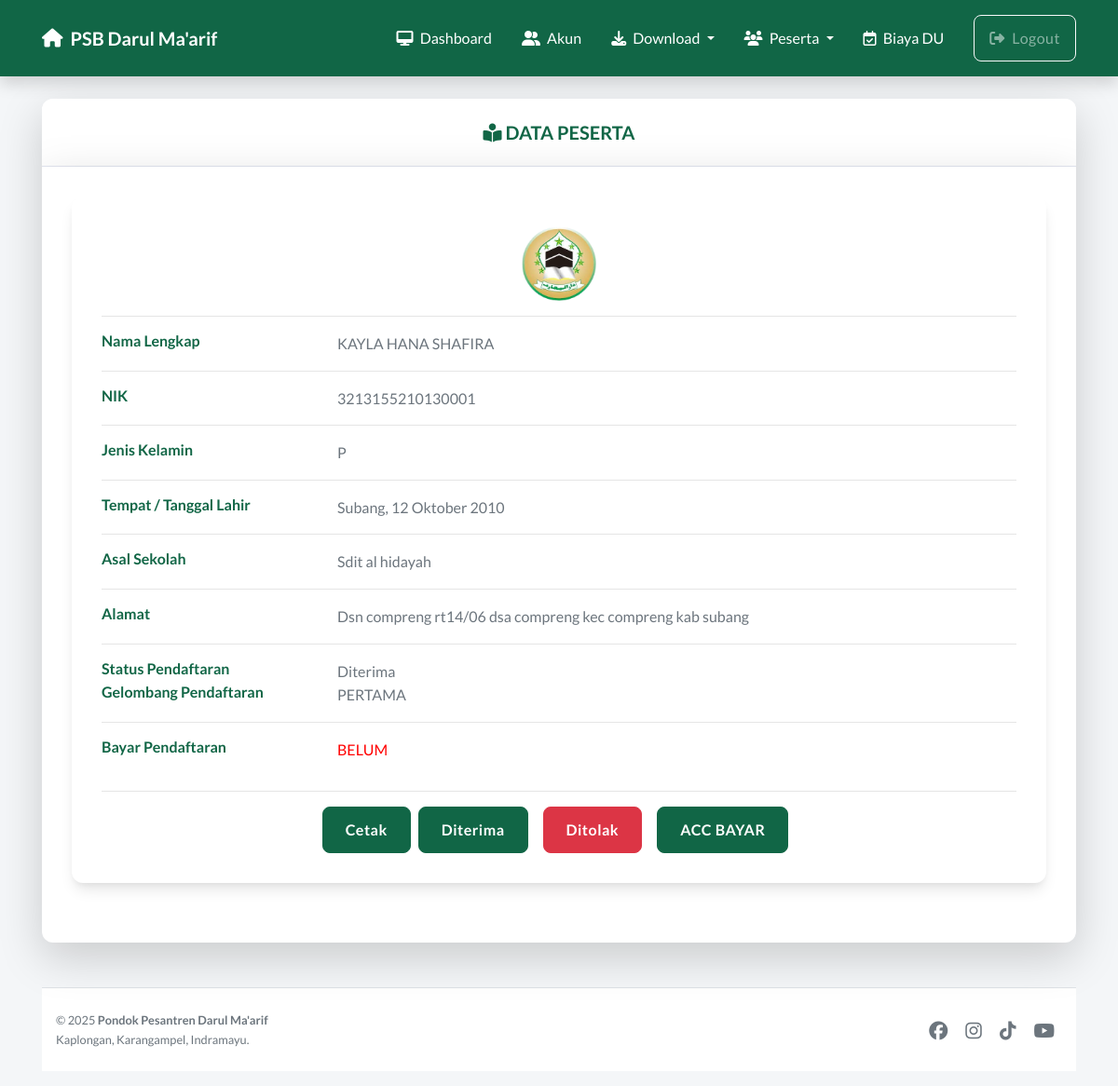
The app's page /detail.php?id=17 (signed in) with its own data.
### tables this page shows
CREATE TABLE `pendaftaran` (
  `id` varchar(5) NOT NULL,
  `nama` varchar(150) NOT NULL,
  `no_seri_ijazah` varchar(50) DEFAULT NULL,
  `no_seri_skhun` varchar(50) DEFAULT NULL,
  `nisn` varchar(25) NOT NULL,
  `nik` varchar(25) NOT NULL,
  `no_kk` varchar(25) DEFAULT NULL,
  `tempat_lahir` varchar(60) NOT NULL,
  `tanggal_lahir` date NOT NULL,
  `jenis_kelamin` varchar(10) NOT NULL,
  `anak_ke` int(11) DEFAULT NULL,
  `jumlah_saudara` int(11) DEFAULT NULL,
  `penyakit` varchar(128) DEFAULT NULL,
  `no_hp` varchar(64) DEFAULT NULL,
  `no_whatsapp` varchar(64) DEFAULT NULL,
  `akun_instagram` varchar(128) DEFAULT NULL,
  `akun_facebook` varchar(128) DEFAULT NULL,
  `masuk_sebagai` varchar(128) NOT NULL,
  `berat_tinggi` varchar(128) NOT NULL,
  `ukuran_baju` varchar(4) NOT NULL,
  `rt` varchar(12) NOT NULL,
  `rw` varchar(12) NOT NULL,
  `dusun` varchar(128) NOT NULL,
  `kelurahan` varchar(128) NOT NULL,
  `kecamatan` varchar(128) NOT NULL,
  `kabupaten` varchar(128) NOT NULL,
  `provinsi` varchar(128) NOT NULL,
  `alamat` varchar(250) NOT NULL,
  `ekstrakurikuler` varchar(128) NOT NULL,
  `sekolah_asal` varchar(128) NOT NULL,
  `prestasi` varchar(128) DEFAULT NULL,
  `kode_pos` varchar(12) DEFAULT NULL,
  `jenjang` varchar(128) NOT NULL,
  `kesediaan` varchar(32) DEFAULT '3',
  `alasan` varchar(32) NOT NULL,
  `kaisar` varchar(12) DEFAULT NULL,
  `informasi_dari` varchar(32) NOT NULL,
  `p_informasi` varchar(128) NOT NULL,
  `nama_ayah` varchar(128) NOT NULL,
  `nik_ayah` varchar(64) NOT NULL,
  `tahun_lahir_ayah` varchar(128) NOT NULL,
  `pendidikan_ayah` varchar(128) NOT NULL,
  `pernah_pondok_ayah` varchar(12) NOT NULL,
  `pesantren_ayah` varchar(128) DEFAULT NULL,
  `pekerjaan_ayah` varchar(32) NOT NULL,
  `penghasilan_ayah` varchar(32) NOT NULL,
  `nama_ibu` varchar(100) NOT NULL,
  `nik_ibu` varchar(64) NOT NULL,
  `tahun_lahir_ibu` varchar(128) NOT NULL,
  `pendidikan_ibu` varchar(32) NOT NULL,
  `pernah_pondok_ibu` varchar(12) NOT NULL,
  `pesantren_ibu` varchar(128) DEFAULT NULL,
  `pekerjaan_ibu` varchar(32) NOT NULL,
  `penghasilan_ibu` varchar(32) NOT NULL,
  `tahun` varchar(10) DEFAULT '2025',
  `tanggal` varchar(100) DEFAULT '2025-01-01',
  `status` varchar(20) DEFAULT 'Masih Seleksi',
  `statussantri` varchar(10) DEFAULT 'BARU',
  `klssekolah` varchar(10) DEFAULT 'X',
  `asrpontren` varchar(25) DEFAULT 'JOKOWI',
  `ajaran` varchar(10) DEFAULT '2025/2026',
  `gelombang` varchar(10) DEFAULT 'PERTAMA',
  `bayardaftar` varchar(10) DEFAULT 'BELUM',
  `bayarulang` varchar(10) DEFAULT 'BELUM',
  PRIMARY KEY (`id`)
);

### detail.php (the view, shortened to what this page needs)
<?php
include 'koneksi.php';
if(isset($_SESSION['sesi'])){
    include 'header.php';
    $id = $_GET['id'];
    $query = mysqli_query($db, "SELECT * FROM pendaftaran WHERE id='$id'");
    $data = mysqli_fetch_array($query);
 $tst=$data['bayardaftar'];
    function tanggal_indo($tanggal){
    	$bulan = [  'bulan',
                    'Januari',
                    'Februari',
                    'Maret',
                    'April',
                    'Mei',
                    'Juni',
                    'Juli',
                    'Agustus',
                    'September',
                    'Oktober',
                    'November',
                    'Desember'
                ];
        $split = explode('-', $tanggal);
        return $split[2] . ' ' . $bulan[ (int)$split[1] ] . ' ' . $split[0];
    }
?>
<div class="container py-3">
<div class="card my-2 o-hidden border-0 shadow-lg">
        <h5 class="card-header text-center"><i class="fas fa-book-reader"></i> DATA PESERTA</h5>
        <div class="card-body o-hidden border-0 shadow-lg ">
            <div class="card">
                <div class="card-body">
					<h2 class="text-secondary text-center"><img src="dmlogo.png" alt="" style="width:80;height:80px;"> </h2>
					<hr>
                    <div class="row">
                        <div class="col-sm-3">
                            <h6 class="mb-0">Nama Lengkap</h6>
                        </div>
                    <div class="col-sm-9 text-secondary">
                        <?php echo $data['nama']; ?>
                    </div>
                </div>
                <hr>
                <div class="row">
                    <div class="col-sm-3">
                        <h6 class="mb-0">NIK</h6>
                    </div>
                    <div class="col-sm-9 text-secondary">
                        <?php echo $data['nik']; ?>
                    </div>
                </div>
                <hr>
                <div class="row">
                    <div class="col-sm-3">
                        <h6 class="mb-0">Jenis Kelamin</h6>
                    </div>
                    <div class="col-sm-9 text-secondary">
                        <?php echo $data['jenis_kelamin']; ?>
                    </div>
                </div>
                <hr>
                <div class="row">
                <div class="col-sm-3">
                        <h6 class="mb-0">Tempat / Tanggal Lahir</h6>
                    </div>
                    <div class="col-sm-9 text-secondary">
                        <?php echo  $data['tempat_lahir'] .  ", " . tanggal_indo($data['tanggal_lahir']); ?>
                    </div>
                </div>
                <hr>
                <div class="row">
                    <div class="col-sm-3">
                        <h6 class="mb-0">Asal Sekolah</h6>
                    </div>
                    <div class="col-sm-9 text-secondary">
                        <?php echo $data['sekolah_asal']; ?>
                    </div>
                </div>
                <hr>
                <div class="row">
                    <div class="col-sm-3">
                        <h6 class="mb-0">Alamat</h6>
                    </div>
                    <div class="col-sm-9 text-secondary">
                        <?php echo $data['alamat']; ?>
                    </div>
                </div>
                <hr>
                <div class="row">
                    <div class="col-sm-3">
                        <h6 class="mb-0">Status Pendaftaran</h6>
                    </div>
                    <div class="col-sm-9 text-secondary">
                        <?php echo $data['status']; ?>
                    </div>
                </div>
					<div class="row">
                    <div class="col-sm-3">
                        <h6 class="mb-0">Gelombang Pendaftaran</h6>
                    </div>
                    <div class="col-sm-9 text-secondary">
                        <?php echo $data['gelombang']; ?>
                    </div>
                </div>
                <hr>
                <div class="row">
                    <div class="col-sm-3">
                        <h6 class="mb-0">Bayar Pendaftaran</h6>
                    </div>
				<?php
if ($tst == "BELUM") {
    $color = "red";} else {$color = "black";}
?>
                    <div class="col-sm-9 text-secondary">
						<p style="color: <?php echo $color; ?>;"><?php echo $tst; ?></p>
                    </div>
                </div>
                <hr>
                <div class="row  justify-content-center">
                    <a target="_blank" onclick="window.print()" class="btn btn-primary">Cetak</a>
                    <a role="button" name="submit" href="proses/proses_diterima.php?id=<?=$data['id'];?>" class="btn mx-2 btn-success">Diterima</a>
                    <a role="button" name="submit" href="proses/proses_ditolak.php?id=<?=$data['id'];?>" class="btn mx-2 btn-danger">Ditolak</a>
                    <a role="button" name="submit" href="proses/update_bayar.php?id=<?=$data['id'];?>" class="btn mx-2 btn-success">ACC BAYAR</a>
                </div>
            </div>
        </div>
    </div>
</div>
<?php
    include 'footer.php';
} else {
    echo "<script>
            alert('Silahkan Login Terlebih Dahulu!');
            window.location = 'login.php';
        </script>";
}
?>

### header.php (shortened to what this page needs)
<!DOCTYPE html>
<html lang="id">
<head>
    <link rel="stylesheet" href="styles/bootstrap/css/bootstrap.min.css">
    <link rel="stylesheet" href="styles/DataTables/datatables.min.css">
    <link rel="stylesheet" href="styles/modern_ui.css">
</head>
<body>
<nav class="navbar navbar-expand-lg navbar-dark bg-primary-custom sticky-top shadow">
    <div class="container">
        <a class="navbar-brand d-flex align-items-center" href="index.php">
            <i class="fa fa-home mr-2"></i> PSB Darul Ma'arif
        </a>
        <div class="collapse navbar-collapse" id="navbarSupportedContent">
            <ul class="navbar-nav ml-auto">
                <?php
                if(empty($_SESSION['sesi'])){
                    echo "";
                } elseif($_SESSION['type'] == 'admin') {
                    echo '
                    <li class="nav-item">
                     <a class="nav-link text-white" href="dashboard.php"><i class="fas fa-desktop mr-1"></i> Dashboard</a>
                    </li>
                    <li class="nav-item">
                        <a class="nav-link text-white" href="pengguna.php"><i class="fas fa-user-friends mr-1"></i> Akun</a>
                    </li>
                    <li class="nav-item dropdown">
                        <a class="nav-link dropdown-toggle text-white" href="#" id="navbarDropdown" role="button" data-toggle="dropdown" aria-haspopup="true" aria-expanded="false">
                        <i class="fas fa-download mr-1"></i> Download
                        </a>
                    </li>
                    <li class="nav-item dropdown">
                        <a class="nav-link dropdown-toggle text-white" href="#" id="navbarDropdown2" role="button" data-toggle="dropdown" aria-haspopup="true" aria-expanded="false">
                        <i class="fas fa-users mr-1"></i> Peserta
                        </a>
                    </li>
					<li class="nav-item">
                        <a class="nav-link text-white" href="biaya.php"><i class="far fa-calendar-check mr-1"></i> Biaya DU</a>
                    </li>
                    <li class="nav-item ml-md-3">
                        <a class="nav-link btn btn-outline-light px-3 btn-sm mt-1 mt-md-0" href="logout.php"><i class="fas fa-sign-out-alt mr-1"></i> Logout</a>
                    </li>
                    ';
                }
                ?>
            </ul>
        </div>
    </div>
</nav>

### footer.php (shortened to what this page needs)
<footer class="bg-white border-top mt-5 py-4">
    <div class="container">
        <div class="row align-items-center">
            <div class="col-md-6 text-center text-md-left mb-3 mb-md-0">
                <p class="mb-0 text-muted small">
                    &copy; <?php echo date('Y'); ?> <strong>Pondok Pesantren Darul Ma'arif</strong><br>
                    Kaplongan, Karangampel, Indramayu.
                </p>
            </div>
            <div class="col-md-6 text-center text-md-right">
                <a href="https://web.facebook.com/people/Pondok-Pesantren-Darul-Maarif-Kaplongan/100064075593769/" target="_blank" class="text-secondary mx-2"><i class="fab fa-facebook fa-lg"></i></a>
                <a href="https://www.instagram.com/pontrendarulmaarif/" target="_blank" class="text-secondary mx-2"><i class="fab fa-instagram fa-lg"></i></a>
                <a href="https://www.tiktok.com/@pontrendarulmaarif" target="_blank" class="text-secondary mx-2"><i class="fab fa-tiktok fa-lg"></i></a>
                <a href="https://www.youtube.com/channel/UC-bzz6M--Qtw0YvoTJwiv6Q" target="_blank" class="text-secondary mx-2"><i class="fab fa-youtube fa-lg"></i></a>
            </div>
        </div>
    </div>
</footer>
</body>
</html>

### styles/modern_ui.css (style rules this page uses)
:root { --primary-green: #116646; --primary-green-hover: #0e5238; --accent-red: #D32F2F; --bg-light: #F4F6F8; --text-dark: #2D3748; --text-muted: #6c757d; --card-shadow: 0 10px 15px -3px rgba(0, 0, 0, 0.1), 0 4px 6px -2px rgba(0, 0, 0, 0.05); --border-radius: 12px; --input-height: 50px; }
body { background-color: var(--bg-light); color: var(--text-dark); font-family: 'Lato', -apple-system, BlinkMacSystemFont, "Segoe UI", Roboto, "Helvetica Neue", Arial, sans-serif; font-size: 16px; line-height: 1.6; }
h1, h2, h3, h4, h5, h6 { color: var(--primary-green); font-weight: 700; margin-bottom: 1rem; }
p { margin-bottom: 1rem; color: #4A5568; }
a { color: var(--primary-green); text-decoration: none; transition: color 0.2s; }
.bg-primary-custom { background-color: var(--primary-green) !important; }
.card { border: none; border-radius: var(--border-radius); box-shadow: var(--card-shadow); background: #fff; margin-bottom: 2rem; overflow: hidden; }
.card-header { background-color: #fff; border-bottom: 1px solid #e3e6f0; padding: 1.5rem; font-weight: bold; color: var(--primary-green); }
.card-body { padding: 2rem; }
.btn { padding: 12px 24px; font-weight: 600; border-radius: 8px; font-size: 16px; letter-spacing: 0.5px; transition: transform 0.1s, box-shadow 0.1s; }
.btn-success, .btn-primary { background-color: var(--primary-green); border-color: var(--primary-green); }
.navbar { box-shadow: 0 2px 4px rgba(0,0,0,0.08); padding: 1rem 1rem; }
.navbar-brand { font-weight: 700; font-size: 1.25rem; }
.nav-link { font-size: 1rem; font-weight: 500; padding: 0.75rem 1rem !important; }

### records on screen
pendaftaran: nama "KAYLA HANA SHAFIRA", nik "3213155210130001", jenis_kelamin "P", tempat_lahir "Subang", tanggal_lahir "12 Oktober 2010", sekolah_asal "Sdit al hidayah", alamat "Dsn compreng rt14/06 dsa compreng kec compreng kab subang", status "Diterima", gelombang "PERTAMA", bayardaftar "BELUM"
